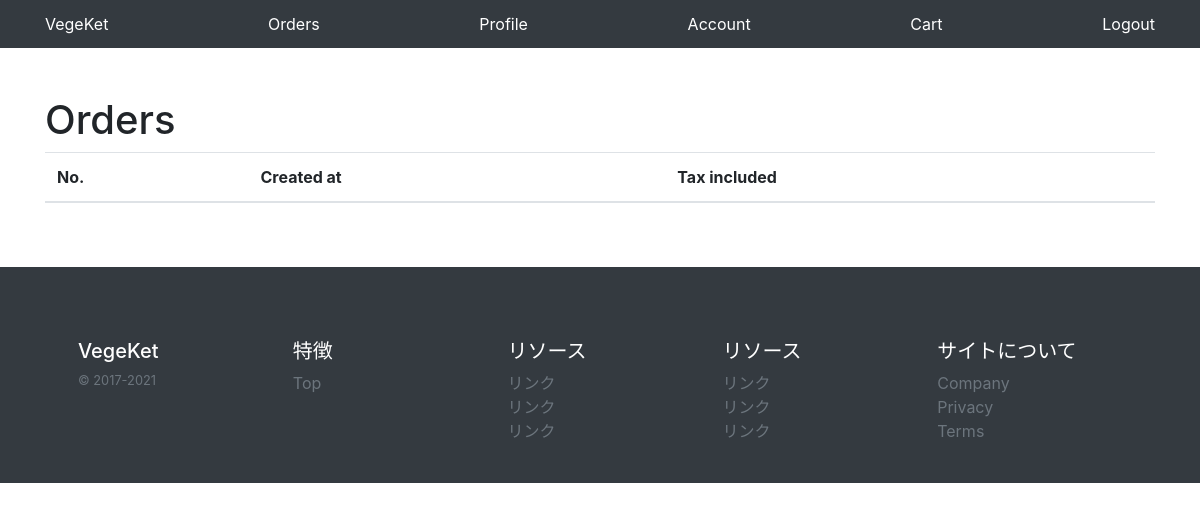
The page /orders/ (signed in) on the database as committed earlier.
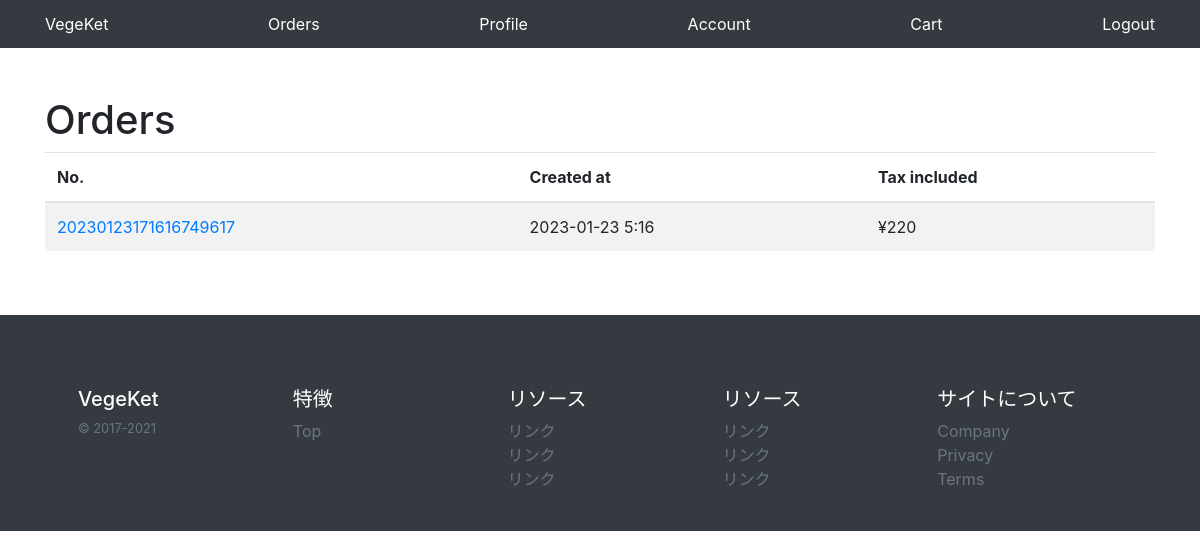
The same page on the database as committed later.
### base/models/order_models.py (models this page shows, shortened)
class Order(models.Model):
    id = models.CharField(default=custom_timestamp_id,
                          editable=False, primary_key=True, max_length=50)
    user = models.ForeignKey(get_user_model(), on_delete=models.CASCADE)
    uid = models.CharField(editable=False, max_length=50)
    is_confirmed = models.BooleanField(default=False)
    amount = models.PositiveIntegerField(default=0)
    tax_included = models.PositiveIntegerField(default=0)
    items = models.JSONField()
    shipping = models.JSONField()
    shipped_at = models.DateTimeField(blank=True, null=True)
    canceled_at = models.DateTimeField(blank=True, null=True)
    memo = models.TextField(blank=True)
    created_at = models.DateTimeField(auto_now_add=True)
    updated_at = models.DateTimeField(auto_now=True)

### base/views/order_views.py (the view)
# urls.py: path('orders/', views.OrderIndexView.as_view()),
class OrderIndexView(LoginRequiredMixin, ListView):
    model = Order
    template_name = 'pages/orders.html'
    ordering = '-created_at'
    def get_queryset(self):
        return Order.objects.filter(user=self.request.user)

### templates/pages/orders.html
{% extends 'base.html' %}
{% block main %}
  <div class="container my-5">
    <div class="row">
      <div class="col-12">
        <h1>Orders</h1>
        <table class="table table-striped ">
          <thead>
            <tr>
              <th scope="col">No.</th>
              <th scope="col">Created at</th>
              <th scope="col">Tax included</th>
            </tr>
          </thead>
          <tbody>
            {% for object in object_list %}
              <tr>
                <td>
                  <a href="/orders/{{object.pk}}/">{{object.pk}}</a>
                </td>
                <td>{{object.created_at|date:"Y-m-d f"}}</td>
                <td>¥{{object.tax_included}}</td>
              </tr>
            {% endfor %}
          </tbody>
        </table>
      </div>
    </div>
  </div>
{% endblock %}

### templates/base.html (shortened to what this page needs)
<!DOCTYPE html>
<html lang="ja">
  <head>
    <link
      rel="stylesheet"
      href="https://stackpath.bootstrapcdn.com/bootstrap/4.5.0/css/bootstrap.min.css"
/>
  </head>
  <body>
    <header>
      {% block header %}
        {% include 'snippets/header.html' %}
      {% endblock %}
    </header>
    <main>
      {% block main %}{% endblock %}
    </main>
    <footer>
      {% block footer %}
        {% include 'snippets/footer.html' %}
      {% endblock %}
    </footer>
  </body>
</html>

### templates/snippets/header.html
<div class="py-1 bg-dark ">
  <nav class="container d-flex flex-column flex-md-row justify-content-between">
    <a class="py-2 text-white" href="/">VegeKet</a>
    <a class="py-2 d-none d-md-inline-block text-white" href="/orders/">Orders</a>
    <a class="py-2 d-none d-md-inline-block text-white" href="/profile/">Profile</a>
    <a class="py-2 d-none d-md-inline-block text-white" href="/account/">Account</a>
    <a class="py-2 d-none d-md-inline-block text-white" href="/cart/">Cart</a>
    {% if user.is_authenticated %}
      <a class="py-2 d-none d-md-inline-block text-white" href="/logout/">Logout</a>
    {% else %}
      <a class="py-2 d-none d-md-inline-block text-white" href="/login/">Login</a>
      <a class="py-2 d-none d-md-inline-block text-white" href="/signup/">SignUp</a>
    {% endif %}
  </nav>
</div>

### templates/snippets/footer.html
<div class="container w-100 bg-dark text-white py-4" style="max-width: 100%">
  <div class="row mt-5 mx-5">
    <div class="col-12 col-md">
      <h5>VegeKet</h5>
      <small class="d-block mb-3 text-muted">&copy; 2017-2021</small>
    </div>
    <div class="col-6 col-md">
      <h5>特徴</h5>
      <ul class="list-unstyled text-small">
        <li><a class="link-secondary text-muted" href="/">Top</a></li>
      </ul>
    </div>
    <div class="col-6 col-md">
      <h5>リソース</h5>
      <ul class="list-unstyled text-small">
        <li><a class="link-secondary text-muted" href="#">リンク</a></li>
        <li><a class="link-secondary text-muted" href="#">リンク</a></li>
        <li><a class="link-secondary text-muted" href="#">リンク</a></li>
      </ul>
    </div>
    <div class="col-6 col-md">
      <h5>リソース</h5>
      <ul class="list-unstyled text-small">
        <li><a class="link-secondary text-muted" href="#">リンク</a></li>
        <li><a class="link-secondary text-muted" href="#">リンク</a></li>
        <li><a class="link-secondary text-muted" href="#">リンク</a></li>
      </ul>
    </div>
    <div class="col-6 col-md">
      <h5>サイトについて</h5>
      <ul class="list-unstyled text-small">
        <li><a class="link-secondary text-muted" href="#">Company</a></li>
        <li><a class="link-secondary text-muted" href="#">Privacy</a></li>
        <li><a class="link-secondary text-muted" href="#">Terms</a></li>
      </ul>
    </div>
  </div>
</div>

Rows that differ between the two databases and show on the page:
added Order: pk "20230123171616749617", created_at "2023-01-23 5:16", tax_included "220"
